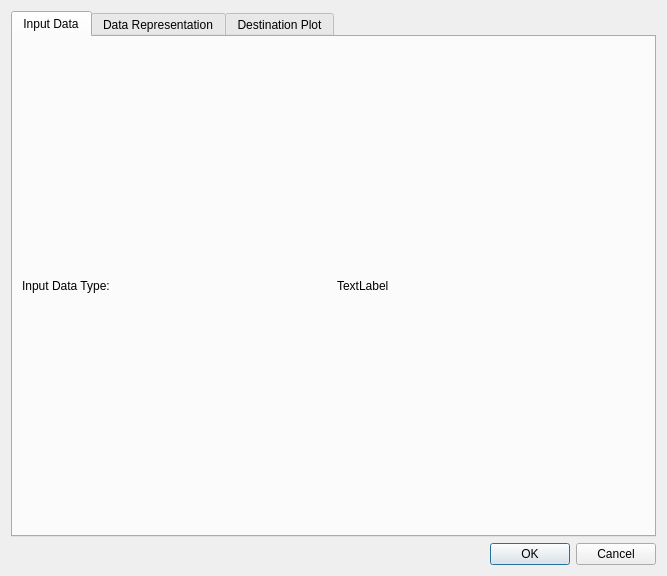
<?xml version="1.0" encoding="UTF-8"?>
<ui version="4.0">
 <class>PlotWizardDialog</class>
 <widget class="QDialog" name="PlotWizardDialog">
  <property name="geometry">
   <rect>
    <x>0</x>
    <y>0</y>
    <width>667</width>
    <height>576</height>
   </rect>
  </property>
  <property name="windowTitle">
   <string>Dialog</string>
  </property>
  <layout class="QGridLayout" name="gridLayout">
   <item row="1" column="0">
    <widget class="QDialogButtonBox" name="buttonBox">
     <property name="orientation">
      <enum>Qt::Horizontal</enum>
     </property>
     <property name="standardButtons">
      <set>QDialogButtonBox::Cancel|QDialogButtonBox::Ok</set>
     </property>
    </widget>
   </item>
   <item row="0" column="0">
    <widget class="QTabWidget" name="tabWidget">
     <property name="currentIndex">
      <number>0</number>
     </property>
     <widget class="QWidget" name="inputDataTab">
      <attribute name="title">
       <string>Input Data</string>
      </attribute>
      <layout class="QGridLayout" name="gridLayout_3">
       <item row="0" column="0">
        <layout class="QGridLayout" name="gridLayout_2">
         <item row="0" column="0">
          <widget class="QLabel" name="label">
           <property name="text">
            <string>Input Data Type: </string>
           </property>
          </widget>
         </item>
         <item row="0" column="1">
          <widget class="QLabel" name="inputDataType">
           <property name="text">
            <string>TextLabel</string>
           </property>
          </widget>
         </item>
        </layout>
       </item>
      </layout>
     </widget>
     <widget class="QWidget" name="dataRepresentationTab">
      <attribute name="title">
       <string>Data Representation</string>
      </attribute>
      <layout class="QGridLayout" name="gridLayout_6">
       <item row="0" column="0">
        <layout class="QVBoxLayout" name="plotOptionLayout">
         <item>
          <widget class="QLabel" name="label_2">
           <property name="text">
            <string>Plot options</string>
           </property>
          </widget>
         </item>
        </layout>
       </item>
      </layout>
     </widget>
     <widget class="QWidget" name="destinationTab">
      <attribute name="title">
       <string>Destination Plot</string>
      </attribute>
      <layout class="QGridLayout" name="gridLayout_7">
       <item row="0" column="0">
        <layout class="QGridLayout" name="currentPlots">
         <item row="0" column="0">
          <widget class="QLabel" name="label_3">
           <property name="text">
            <string>Destination Plots</string>
           </property>
          </widget>
         </item>
         <item row="0" column="1">
          <widget class="QPushButton" name="addPlotBtn">
           <property name="text">
            <string>Add Plot</string>
           </property>
          </widget>
         </item>
        </layout>
       </item>
      </layout>
     </widget>
    </widget>
   </item>
  </layout>
 </widget>
 <resources/>
 <connections>
  <connection>
   <sender>buttonBox</sender>
   <signal>accepted()</signal>
   <receiver>PlotWizardDialog</receiver>
   <slot>accept()</slot>
   <hints>
    <hint type="sourcelabel">
     <x>248</x>
     <y>254</y>
    </hint>
    <hint type="destinationlabel">
     <x>157</x>
     <y>274</y>
    </hint>
   </hints>
  </connection>
  <connection>
   <sender>buttonBox</sender>
   <signal>rejected()</signal>
   <receiver>PlotWizardDialog</receiver>
   <slot>reject()</slot>
   <hints>
    <hint type="sourcelabel">
     <x>316</x>
     <y>260</y>
    </hint>
    <hint type="destinationlabel">
     <x>286</x>
     <y>274</y>
    </hint>
   </hints>
  </connection>
 </connections>
</ui>
